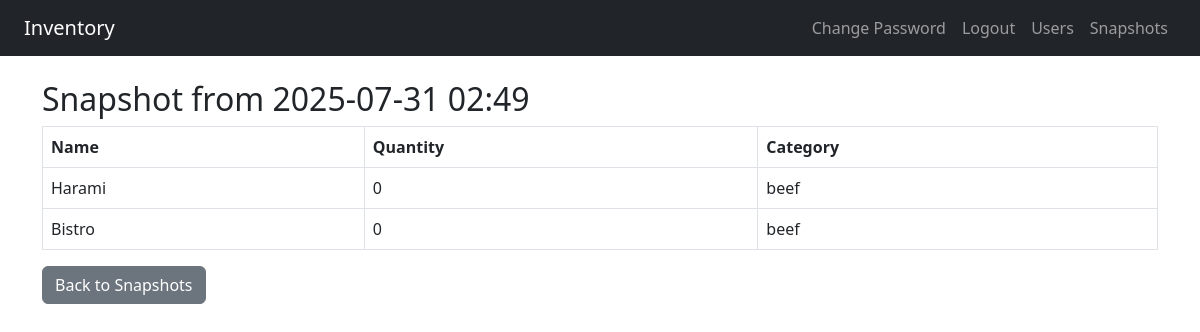
/snapshot/2 (signed in), run on the app's committed database.
### app.py (models this page shows)
class InventorySnapshot(db.Model):
    id = db.Column(db.Integer, primary_key=True)
    date = db.Column(db.DateTime, default=datetime.utcnow)
    user_id = db.Column(db.Integer, db.ForeignKey('user.id'))
    snapshot_items = db.relationship('SnapshotItem', backref='snapshot', cascade="all, delete-orphan")

class SnapshotItem(db.Model):
    id = db.Column(db.Integer, primary_key=True)
    name = db.Column(db.String(100))
    quantity = db.Column(db.Integer)
    category = db.Column(db.String(100))
    snapshot_id = db.Column(db.Integer, db.ForeignKey('inventory_snapshot.id'))

### app.py (the view)
@app.route('/snapshot/<int:snapshot_id>')
@login_required
def snapshot_detail(snapshot_id):
    snapshot = InventorySnapshot.query.filter_by(id=snapshot_id, user_id=current_user.id).first_or_404()
    return render_template('snapshot_detail.html', snapshot=snapshot)

### app.py (called while the page is built)
@login_manager.user_loader
def load_user(user_id):
    return User.query.get(int(user_id))

### templates/snapshot_detail.html
{% extends "layout.html" %}
{% block content %}
<h2>Snapshot from {{ snapshot.date.strftime('%Y-%m-%d %H:%M') }}</h2>
<table class="table table-bordered">
    <thead>
        <tr><th>Name</th><th>Quantity</th><th>Category</th></tr>
    </thead>
    <tbody>
        {% for item in snapshot.snapshot_items %}
        <tr>
            <td>{{ item.name }}</td>
            <td>{{ item.quantity }}</td>
            <td>{{ item.category }}</td>
        </tr>
        {% endfor %}
    </tbody>
</table>
<a href="{{ url_for('snapshots') }}" class="btn btn-secondary">Back to Snapshots</a>
{% endblock %}

### data on the page
InventorySnapshot: date "2025-07-31 02:49"
SnapshotItem: name "Harami", quantity "0", category "beef"
SnapshotItem: name "Bistro", quantity "0", category "beef"
